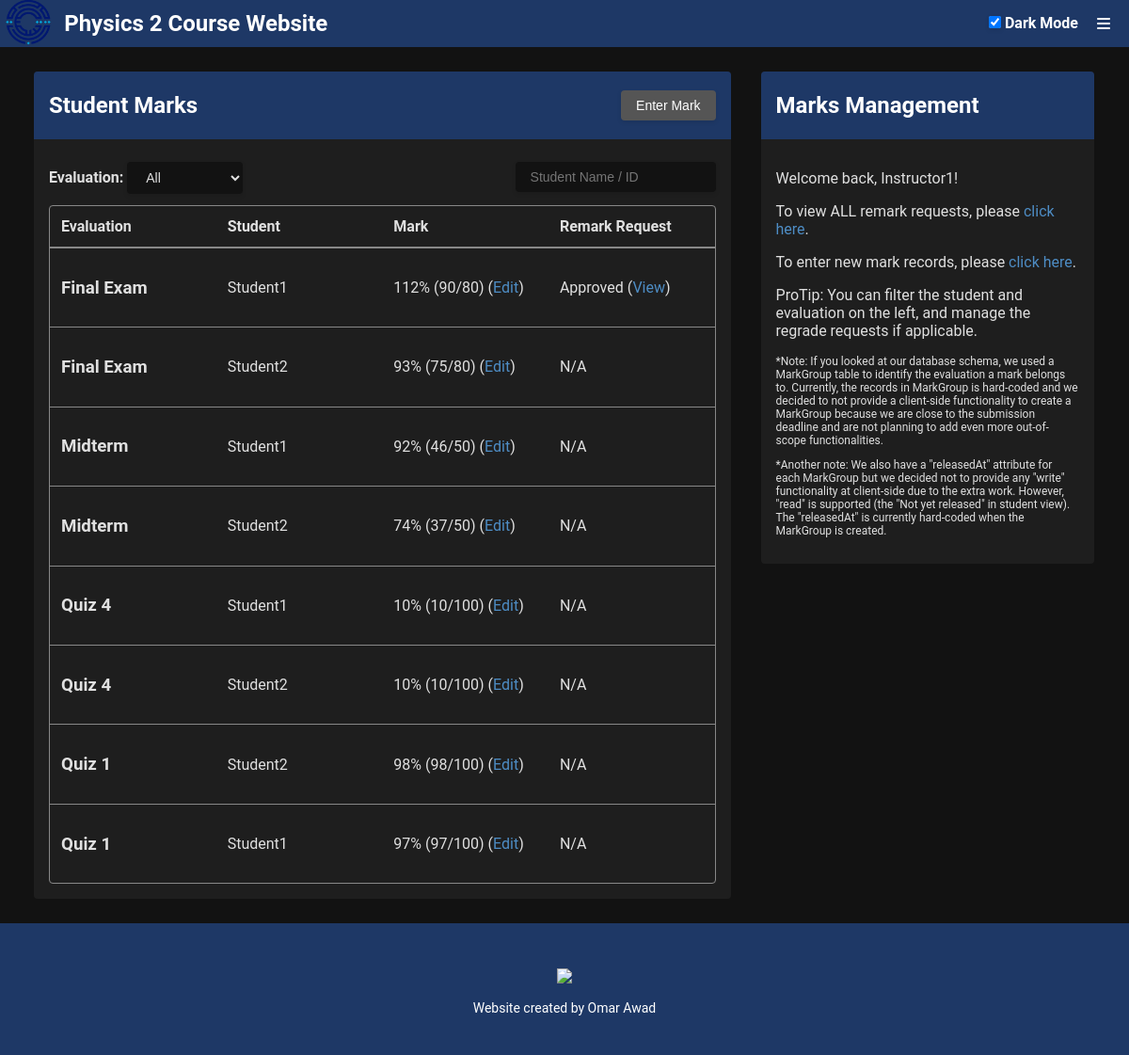
/grades (signed in), run on the app's committed database.
### src/app.py (models this page shows, shortened)
class User(db.Model):
    __tablename__ = 'users'
    userId = db.Column(db.Integer, primary_key=True)
    utorId = db.Column(db.String(16), nullable=False)
    password = db.Column(db.String(255), nullable=False)
    studentId = db.Column(db.Integer, nullable=True)
    displayName = db.Column(db.String(255), nullable=False)
    email = db.Column(db.String(255), nullable=False)
    accountType = db.Column(db.String(3), nullable=False)  # stu|ins
    createdAt = db.Column(db.Integer, nullable=False)
    marks = db.relationship('Mark', backref='user', lazy=True)
    remark_requests = db.relationship('RemarkRequest', backref='user', lazy=True)

class MarkGroup(db.Model):
    __tablename__ = 'markGroups'
    groupId = db.Column(db.Integer, primary_key=True)
    title = db.Column(db.String(255), nullable=False)
    maxGrade = db.Column(db.Integer, nullable=False)
    createdAt = db.Column(db.Integer, nullable=False)
    releasedAt = db.Column(db.Integer, nullable=False)
    marks = db.relationship('Mark', backref='mark_group', lazy=True)
    remark_requests = db.relationship('RemarkRequest', backref='mark_group', lazy=True)

class Mark(db.Model):
    __tablename__ = 'marks'
    markId = db.Column(db.Integer, primary_key=True)
    userId = db.Column(db.Integer, db.ForeignKey('users.userId', ondelete='CASCADE'), nullable=False)
    markGroupId = db.Column(db.Integer, db.ForeignKey('markGroups.groupId', ondelete='CASCADE'), nullable=False)
    grade = db.Column(db.Integer, nullable=False)
    updatedAt = db.Column(db.Integer, nullable=False)
    remark_requests = db.relationship('RemarkRequest', backref='mark', lazy=True)

class RemarkRequest(db.Model):
    __tablename__ = 'remarkRequests'
    requestId = db.Column(db.Integer, primary_key=True)
    userId = db.Column(db.Integer, db.ForeignKey('users.userId', ondelete='CASCADE'), nullable=False)
    markGroupId = db.Column(db.Integer, db.ForeignKey('markGroups.groupId', ondelete='CASCADE'), nullable=False)
    markId = db.Column(db.Integer, db.ForeignKey('marks.markId', ondelete='CASCADE'), nullable=False)
    grade = db.Column(db.Integer, nullable=False)
    reason = db.Column(db.Text, nullable=False)
    status = db.Column(db.String(10), nullable=False) # Pending / Approved / Rejected
    createdAt = db.Column(db.Integer, nullable=False)
    updatedAt = db.Column(db.Integer, nullable=False)

### src/app.py (the view)
@app.route('/grades')
def grades():
    if 'userId' not in session:
        return redirect(url_for('login', message="Please login to access the grades."))
    current_user_id = session.get('userId')
    current_time = int(time.time())
    if session.get('userInfo', {}).get('accountType') == 'stu':
        student_marks = db.session.query(Mark, MarkGroup, RemarkRequest)\
                            .join(MarkGroup, Mark.markGroupId == MarkGroup.groupId)\
                            .outerjoin(RemarkRequest, Mark.markId == RemarkRequest.markId)\
                            .filter(Mark.userId == current_user_id)\
                            .all()
        return render_template('grades_student.html', student_marks = student_marks, current_time = current_time)
    elif session.get('userInfo', {}).get('accountType') == 'ins':
        all_mark_groups = MarkGroup.query.all()
        all_students = User.query.filter_by(accountType='stu').all()
        instructor_marks = db.session.query(User, MarkGroup, Mark, RemarkRequest)\
                                .join(Mark, User.userId == Mark.userId)\
                                .join(MarkGroup, Mark.markGroupId == MarkGroup.groupId)\
                                .outerjoin(RemarkRequest, Mark.markId == RemarkRequest.markId)\
                                .filter(MarkGroup.groupId.in_(
                                    db.session.query(MarkGroup.groupId)
                                ))\
                                .order_by(MarkGroup.groupId.desc(), Mark.grade.desc())\
                                .all()
        return render_template('grades_instructor.html', instructor_marks = instructor_marks, all_mark_groups = all_mark_groups, all_students = all_students,  current_time = current_time)

### src/templates/grades_instructor.html (shortened to what this page needs)
{% extends 'base.html' %}
{% from 'components/modal_manage_regrade_request.html' import modal_manage_regrade_request %}
{% from 'components/modal_edit_mark.html' import modal_edit_mark %}
{% from 'components/modal_enter_mark.html' import modal_enter_mark %}
{% block content %}
<div class="main-container flex-container">
    <div class="flex-left">
        <div class="container">
            <div class="container-header space-between">
                <h2>Student Marks</h2>
                <button class="enter-mark-button button-secondary">Enter Mark</button>
            </div>
            <div class="container-content">
                <div style="display:flex;justify-content:space-between;">
                    <div>
                        <label for="mark-group-id">Evaluation:</label>
                        <select id="mark-group-id" name="mark-group-id">
                            <option value="-1" selected>All</option>
                        </select>
                    </div>
                    <div>
                        <input id="filter-student" type="text" name="filter-student" placeholder="Student Name / ID">
                    </div>
                </div>
                <div class="grades-table" id="grades-table">
                    <div class="table-header">
                        <div class="header-cell">Evaluation</div>
                        <div class="header-cell">Student</div>
                        <div class="header-cell">Mark</div>
                        <div class="header-cell">Remark Request</div>
                    </div>
                    {% for mark in instructor_marks %}
                    <div class="table-row mark-row" data-mark-id="{{ mark[2].markId }}"
                        data-mark-group-id="{{ mark[1].groupId }}" data-student-name="{{ mark[0].displayName }}"
                        data-student-id="{{ mark[0].studentId }}">
                        <div class="table-cell">
                            <h3>{{ mark[1].title }}</h3>
                        </div>
                        <div class="table-cell">
                            <p>{{ mark[0].displayName }}</p>
                        </div>
                        <div class="table-cell">
                            <p>
                                <span class="grade" data-mark-id="{{ mark[2].markId }}">{{mark[2].grade * 100 //
                                    mark[1].maxGrade}}% ({{ mark[2].grade }}/{{ mark[1].maxGrade }})</span>
                                (<a class="edit-mark-button" href="#" data-mark-id="{{ mark[2].markId }}"
                                    data-student-name="{{ mark[0].displayName }}"
                                    data-evaluation-title="{{ mark[1].title }}" data-grade="{{ mark[2].grade }}"
                                    data-max-grade="{{ mark[1].maxGrade }}">Edit</a>)
                            </p>
                        </div>
                        <div class="table-cell">
                            {% if mark[3] %}
                            <p>
                                <span data-request-id="{{ mark[3].requestId }}">{{ mark[3].status }}</span>
                                (<a class="view-remark-request-button" href="#" data-mark-id="{{ mark[2].markId }}"
                                    data-request-id="{{ mark[3].requestId }}"
                                    data-student-name="{{ mark[0].displayName }}"
                                    data-evaluation-title="{{ mark[1].title }}" data-grade="{{ mark[2].grade }}"
                                    data-max-grade="{{ mark[1].maxGrade }}" data-reason="{{ mark[3].reason }}"
                                    data-status="{{ mark[3].status }}">View</a>)
                            </p>
                            {% else %}
                            <p>N/A</p>
                            {% endif %}
                        </div>
                    </div>
                    {% endfor %}
                </div>
            </div>
        </div>
    </div>
    <div class="flex-right">
        <div class="container">
            <div class="container-header">
                <h2>Marks Management</h2>
            </div>
            <div class="container-content">
                <p>Welcome back, {{ session['userInfo']['displayName'] }}!</p>
                <p>To view ALL remark requests, please <a href="/grades/remark">click here</a>.</p>
                <p>To enter new mark records, please <a href="#" class="enter-mark-button">click here</a>.</p>
                <p>ProTip: You can filter the student and evaluation on the left, and manage the regrade requests if
                    applicable.</p>
                <p style="font-size:12px;margin-top:8px;">*Note: If you looked at our database schema, we used a MarkGroup table to identify the evaluation a mark belongs to. Currently, the records in MarkGroup is hard-coded and we decided to not provide a client-side functionality to create a MarkGroup because we are close to the submission deadline and are not planning to add even more out-of-scope functionalities.</p>
                <p style="font-size:12px;margin-top:8px;">*Another note: We also have a "releasedAt" attribute for each MarkGroup but we decided not to provide any "write" functionality at client-side due to the extra work. However, "read" is supported (the "Not yet released" in student view). The "releasedAt" is currently hard-coded when the MarkGroup is created.</p>
            </div>
        </div>
    </div>
</div>
{% endblock %}

### src/templates/base.html (shortened to what this page needs)
<!DOCTYPE html>
<html>
<head>
    <link rel="stylesheet" type="text/css" href="{{ url_for('static', filename='css/styles.css') }}">
    <link rel="stylesheet" type="text/css"
        href="https://cdnjs.cloudflare.com/ajax/libs/font-awesome/6.7.2/css/all.min.css">
</head>
<body>
    <header>
        <div class="header-title">
            <img src="{{ url_for('static', filename='images/psut.ico')}}" alt="psut">
            <h1><a href="/">Physics 2 Course Website</a></h1>
        </div>
        <div class="header-control">
            <div class="theme-toggle">
                <label for="theme-toggle">
                    <input type="checkbox" id="theme-toggle">
                    Dark Mode
                </label>
            </div>
            <div>
                <nav class="menu">
                    <a class="menu-control-button" href="#"><i class="fa-solid fa-bars"></i></a>
                </nav>
            </div>
        </div>
    </header>
    {% block content %}{% endblock %}
    <footer>
      <a rel="noreferrer" target="_blank" href="https://psut.edu.jo/">
            <img
                src="https://external-content.duckduckgo.com/iu/?u=https%3A%2F%2Fportal.psut.edu.jo%2FImages%2FLogoVcampus.png&f=1&nofb=1&ipt=f32aa0443d5b7cdaf8bda8209280cb6f4e5e0484cef4dfcaf0df4486df5599dc?format=1500w" />
        </a>
        <p>Website created by Omar Awad</p>
    </footer>
</body>
</html>
</html>

### src/static/css/styles.css (style rules this page uses)
:root { --body-background: #ECF0F3; --body-color: #0d0d0d; --container-background: white; --dropdown-hover-color: #0d0d0d; --dropdown-hover-background: #f0f0f0; }
[data-theme="dark"] { --body-background: #121212; --body-color: #e0e0e0; --container-background: #1e1e1e; --dropdown-hover-color: #e0e0e0; --dropdown-hover-background: #333; }
body { font-family: 'Roboto', sans-serif; padding: 0; margin: 0; background-color: var(--body-background); color: var(--body-color); }
a { text-decoration: none; color: #4e8dc5; }
header { position: fixed; top: 0; left: 0; width: 100%; height: 50px; z-index: 999; background-color: #1E3866; color: white; display: flex; justify-content: space-between; align-items: center; }
header a { color: white; }
.header-title { height: 50px; display: flex; align-items: center; gap: 8px; }
.header-control { display: flex; align-items: center; }
header img { height: 50px; }
header h1 { font-size: 24px; }
footer { width: calc(100% - 20px); height: 120px; padding: 10px; background-color: #1E3866; color: white; display: flex; flex-direction: column; align-items: center; justify-content: center; }
footer img { margin-top: 20px; width: 300px; }
footer a { color: white; }
footer p { font-size: 14px; }
.theme-toggle { user-select: none; }
.menu { display: block; position: relative; margin-left: 10px; margin-right: 10px; }
.menu-control-button { color: white; margin-left: 10px; margin-right: 10px; }
.main-container { margin-top: 50px; padding: 10px 20px; color: #fae3e3; min-height: calc(100vh - 200px); }
.flex-container { display: flex; }
.flex-left { width: 66.6%; }
.flex-right { width: 33.3%; }
.container { margin: 16px; border-radius: 4px; animation: floatUp 0.8s ease-out forwards; opacity: 0; overflow: auto; background-color: var(--container-background); color: var(--body-color); }
.space-between { display: flex; justify-content: space-between; align-items: center; }
.container-header { background-color: #1E3866; color: white; padding: 2px 16px; }
.container-content { padding: 16px; }
button { border-radius: 4px; padding: 8px 16px; font-size: 14px; border: none; box-shadow: 0 2px 5px rgba(0, 0, 0, 0.1); background-color: #1E3866; color: white; cursor: pointer; }
.button-secondary { background-color: #555; color: white; }
input, select, textarea { border-radius: 4px; padding: 8px 16px; font-size: 14px; border: none; box-shadow: 0 2px 5px rgba(0, 0, 0, 0.1); margin: 8px 0 12px 0; color: var(--body-color); background-color: var(--body-background); }
label { font-weight: bold; }
.grades-table { display: flex; flex-direction: column; border: 1px solid #888; border-radius: 4px; overflow: scroll; }
.table-header { display: flex; font-weight: bold; border-bottom: 2px solid #888; }
.table-row { display: flex; border-bottom: 1px solid #888; }
.table-row:last-child { border-bottom: none; }
.header-cell, .table-cell { flex: 1; padding: 12px; display: flex; align-items: center; }

### data on the page
User: title "Final Exam", displayName "Student1", maxGrade "112", grade "90", maxGrade "80", status "Approved", title "Midterm", maxGrade "92", grade "46", maxGrade "50", shows "N/A", title "Quiz 4", maxGrade "10", grade "10", maxGrade "100", title "Quiz 1", maxGrade "97", grade "97"
User: title "Final Exam", displayName "Student2", maxGrade "93", grade "75", maxGrade "80", shows "N/A", title "Midterm", maxGrade "74", grade "37", maxGrade "50", title "Quiz 4", maxGrade "10", grade "10", maxGrade "100", title "Quiz 1", maxGrade "98", grade "98"

### other printed values
{{ session['userInfo']['displayName'] }} "Instructor1"
